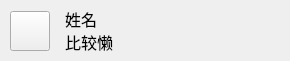
<?xml version="1.0" encoding="UTF-8"?>
<ui version="4.0">
 <class>UserItem</class>
 <widget class="QWidget" name="UserItem">
  <property name="geometry">
   <rect>
    <x>0</x>
    <y>0</y>
    <width>290</width>
    <height>61</height>
   </rect>
  </property>
  <property name="minimumSize">
   <size>
    <width>290</width>
    <height>60</height>
   </size>
  </property>
  <property name="maximumSize">
   <size>
    <width>10000000</width>
    <height>61</height>
   </size>
  </property>
  <property name="windowTitle">
   <string>Form</string>
  </property>
  <property name="styleSheet">
   <string notr="true">QWidget:hover{ background-color: rgb(214, 214, 214);}
</string>
  </property>
  <layout class="QHBoxLayout" name="horizontalLayout_2">
   <property name="spacing">
    <number>0</number>
   </property>
   <property name="leftMargin">
    <number>0</number>
   </property>
   <property name="topMargin">
    <number>0</number>
   </property>
   <property name="rightMargin">
    <number>0</number>
   </property>
   <property name="bottomMargin">
    <number>0</number>
   </property>
   <item>
    <widget class="QWidget" name="widget" native="true">
     <layout class="QHBoxLayout" name="horizontalLayout">
      <property name="spacing">
       <number>6</number>
      </property>
      <property name="leftMargin">
       <number>10</number>
      </property>
      <property name="topMargin">
       <number>1</number>
      </property>
      <property name="rightMargin">
       <number>0</number>
      </property>
      <property name="bottomMargin">
       <number>0</number>
      </property>
      <item>
       <widget class="QPushButton" name="pb_icon">
        <property name="minimumSize">
         <size>
          <width>40</width>
          <height>40</height>
         </size>
        </property>
        <property name="maximumSize">
         <size>
          <width>40</width>
          <height>40</height>
         </size>
        </property>
        <property name="text">
         <string/>
        </property>
        <property name="icon">
         <iconset resource="resource.qrc">
          <normaloff>:/tx/7.png</normaloff>:/tx/7.png</iconset>
        </property>
        <property name="iconSize">
         <size>
          <width>40</width>
          <height>40</height>
         </size>
        </property>
       </widget>
      </item>
      <item>
       <widget class="QWidget" name="widget_2" native="true">
        <property name="minimumSize">
         <size>
          <width>241</width>
          <height>60</height>
         </size>
        </property>
        <property name="maximumSize">
         <size>
          <width>16777215</width>
          <height>60</height>
         </size>
        </property>
        <layout class="QVBoxLayout" name="verticalLayout">
         <property name="spacing">
          <number>0</number>
         </property>
         <property name="topMargin">
          <number>5</number>
         </property>
         <property name="bottomMargin">
          <number>5</number>
         </property>
         <item>
          <widget class="QLabel" name="lb_name">
           <property name="minimumSize">
            <size>
             <width>54</width>
             <height>20</height>
            </size>
           </property>
           <property name="maximumSize">
            <size>
             <width>16777215</width>
             <height>20</height>
            </size>
           </property>
           <property name="font">
            <font>
             <pointsize>12</pointsize>
            </font>
           </property>
           <property name="text">
            <string>姓名</string>
           </property>
          </widget>
         </item>
         <item>
          <widget class="QLabel" name="lb_feeling">
           <property name="minimumSize">
            <size>
             <width>54</width>
             <height>20</height>
            </size>
           </property>
           <property name="maximumSize">
            <size>
             <width>16777215</width>
             <height>20</height>
            </size>
           </property>
           <property name="font">
            <font>
             <pointsize>12</pointsize>
            </font>
           </property>
           <property name="text">
            <string>比较懒</string>
           </property>
          </widget>
         </item>
        </layout>
       </widget>
      </item>
     </layout>
    </widget>
   </item>
  </layout>
 </widget>
 <resources>
  <include location="resource.qrc"/>
 </resources>
 <connections/>
</ui>
